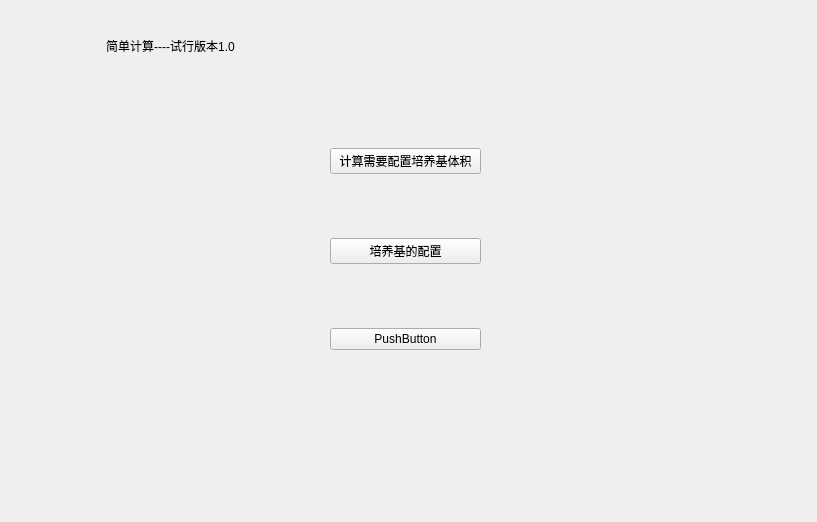
<?xml version="1.0" encoding="UTF-8"?>
<ui version="4.0">
 <class>Form</class>
 <widget class="QWidget" name="Form">
  <property name="geometry">
   <rect>
    <x>0</x>
    <y>0</y>
    <width>817</width>
    <height>522</height>
   </rect>
  </property>
  <property name="windowTitle">
   <string>main</string>
  </property>
  <widget class="QLabel" name="label">
   <property name="geometry">
    <rect>
     <x>20</x>
     <y>10</y>
     <width>301</width>
     <height>71</height>
    </rect>
   </property>
   <property name="layoutDirection">
    <enum>Qt::LeftToRight</enum>
   </property>
   <property name="text">
    <string>简单计算----试行版本1.0</string>
   </property>
   <property name="alignment">
    <set>Qt::AlignCenter</set>
   </property>
  </widget>
  <widget class="QWidget" name="verticalLayoutWidget">
   <property name="geometry">
    <rect>
     <x>330</x>
     <y>90</y>
     <width>151</width>
     <height>321</height>
    </rect>
   </property>
   <layout class="QVBoxLayout" name="verticalLayout">
    <item>
     <widget class="QPushButton" name="pushButton">
      <property name="text">
       <string>计算需要配置培养基体积</string>
      </property>
     </widget>
    </item>
    <item>
     <widget class="QPushButton" name="pushButton_2">
      <property name="text">
       <string>培养基的配置</string>
      </property>
     </widget>
    </item>
    <item>
     <widget class="QPushButton" name="pushButton_3">
      <property name="text">
       <string>PushButton</string>
      </property>
     </widget>
    </item>
   </layout>
  </widget>
 </widget>
 <resources/>
 <connections/>
</ui>
